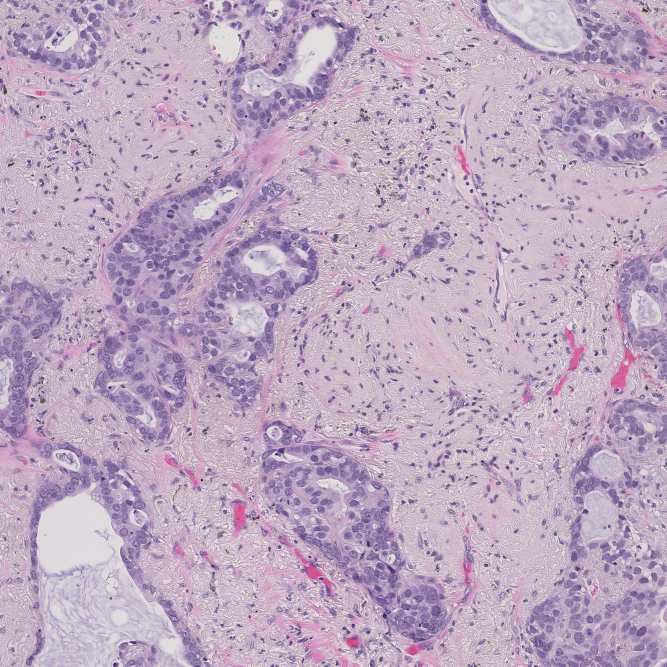
#> input picture target_gp.jpg, 2000 x 2000 px, given as the content of the folder s/xpan7/project/tcga_tnbc/public_train/background/tile_image, which was not available (shown at 1/3 size)
$ python image_patch_file.py
#> lines starting #> are read from the running program, lines starting #| are printed output that depends on the picture; pictures that were not available may be replaced by others from this repository, and a replacement may not be noted
import os
import random
import pathlib
import numpy as np
from PIL import Image
import math
from time import sleep
import cv2
from glob import glob


def read_img(data_file, label_file):    # to be checked with if file or path
#> called with data_file = '_only/target_gp.jpg'
    data = cv2.imread(data_file)
#> data is the input picture: shape (2000, 2000, 3); mean B, G, R 192.4, 168.7, 189.5
    labels = cv2.imread(label_file, 0)  # label is in .png format
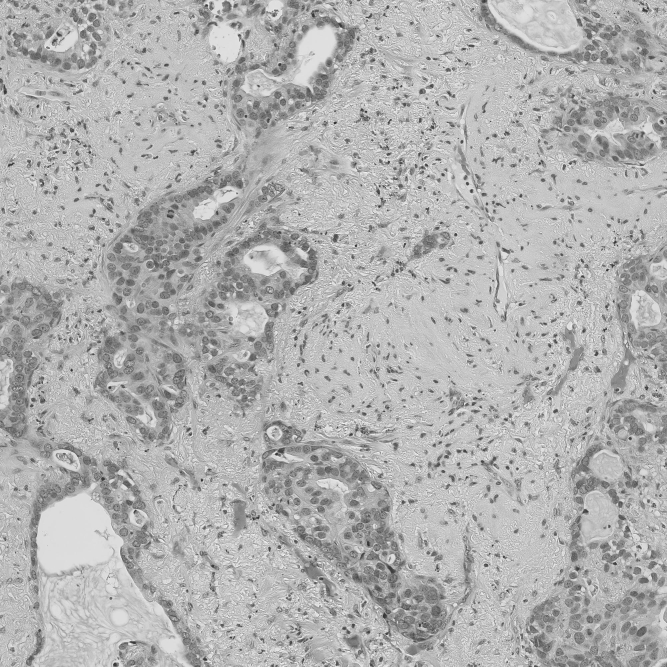
#> labels: shape (2000, 2000) (shown at 1/3 size); min 30, max 255, mean 177.6
    return data, labels

def get_label_file(data_file,label_path): #get mask with corresponding name
    data_file_name = os.path.basename(data_file)  #split path and get the last one, which is the file name
    label_file_name = data_file_name[:-4]+'.png'
    label_file = os.path.join(label_path, label_file_name)
    return label_file, data_file_name

def write_to_patch(patch_w, data_files, label_path, save_path):
    curr_data_file = data_files
    file_base_name = os.path.basename(data_files)
    #curr_label_file, file_base_name = get_label_file(curr_data_file,label_path)
    data, labels = read_img(curr_data_file, label_path)
    num_patch = extract_patches_img_label(data, labels, save_path, file_base_name, img_patch_h=patch_w, img_patch_w=patch_w, stride_h=patch_w, stride_w=patch_w, label_patch_h=patch_w, label_patch_w=patch_w)
    #print(num_patch)


def extract_patches_img_label(image, label, save_path, file_base_name, img_patch_h=384, img_patch_w=384, stride_h=384, stride_w=384, label_patch_h=384, label_patch_w=384):
#> called with file_base_name = 'target_gp.jpg', img_patch_h = 384, img_patch_w = 384, stride_h = 384, stride_w = 384, label_patch_h = 384, label_patch_w = 384
    if image.shape[0] < img_patch_h*0.75 or image.shape[1] < img_patch_w*0.75:
        print(file_base_name) #if any of them are less than 384*0.75, too small, don't need, remove

    elif max(image.shape[0], image.shape[1]) < img_patch_w*1.5:
        patch_img = image #if the max of  width and height are less than 384*1.5, then save the entire image, to avoid much overlapping in the dividing; also pass the long-shape images
        cv2.imwrite(os.path.join(save_path, 'image', str(image.shape[0])+'_'+str(image.shape[1])+'_'+file_base_name + '.png'), patch_img)
        mask = label
        cv2.imwrite(os.path.join(save_path, 'maskPng', 'mask_'+str(image.shape[0])+'_'+str(image.shape[1])+'_' + file_base_name + '.png'), mask)

    else:
        img_h = np.size(image, 0)
#> img_h = 2000
        img_w = np.size(image, 1)
#> img_w = 2000
        num_patches_img_h = math.ceil((img_h - img_patch_h) / stride_h) + 1
#> num_patches_img_h = 6
        num_patches_img_w = math.ceil((img_w - img_patch_w) / stride_w) + 1
#> num_patches_img_w = 6
        num_patches_img = num_patches_img_h*num_patches_img_w
#> num_patches_img = 36

        iter_tot = 0
        img_patches = np.zeros((num_patches_img, img_patch_h, img_patch_w, image.shape[2]), dtype=image.dtype)
        label_patches = np.zeros((num_patches_img, label_patch_h, label_patch_w), dtype=image.dtype)
        for h in range(int(math.ceil((img_h - img_patch_h) / stride_h) + 1)):
            for w in range(int(math.ceil((img_w - img_patch_w) / stride_w) + 1)):
                start_h = h * stride_h
                end_h = (h * stride_h) + img_patch_h
                start_w = w * stride_w
                end_w = (w * stride_w) + img_patch_w
                if end_h > img_h:
                    start_h = max(0, img_h - img_patch_h)
                    end_h = img_h

                if end_w > img_w:
                    start_w = max(0, img_w - img_patch_w)
                    end_w = img_w

                patch_img = image[start_h:end_h, start_w:end_w, :]
                cv2.imwrite(os.path.join(save_path, 'image', file_base_name+'_'+str(iter_tot) + '.png'), patch_img)
                mask = label[start_h:end_h, start_w:end_w]
                cv2.imwrite(os.path.join(save_path, 'maskPng', 'mask_' + file_base_name + '_' + str(iter_tot) + '.png'), mask)
                iter_tot += 1
#> this loop made 6 passes
#> pass 1, in extract_patches_img_label, `cv2.imwrite(os.path.join(save_path, 'image', file_base_name+'_'+str(it..`:
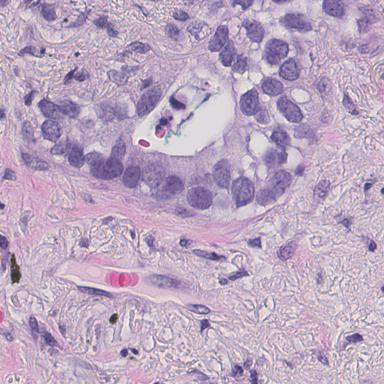
#> saved as target_gp.jpg_0.png: shape (384, 384, 3); mean B, G, R 192.2, 167.4, 187.6
#> pass 1, in extract_patches_img_label, `cv2.imwrite(os.path.join(save_path, 'maskPng', 'mask_' + file_base_nam..`:
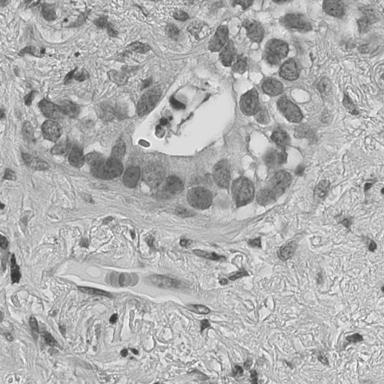
#> saved as mask_target_gp.jpg_0.png: shape (384, 384); min 49, max 255, mean 176.3
#> pass 1, in extract_patches_img_label, `cv2.imwrite(os.path.join(save_path, 'image', file_base_name+'_'+str(it..`:
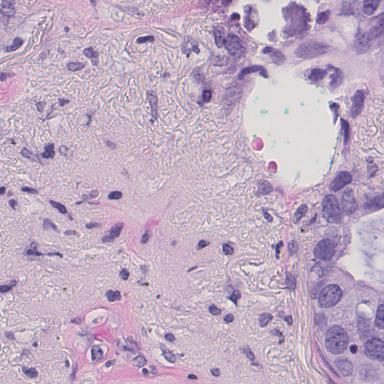
#> saved as target_gp.jpg_1.png: shape (384, 384, 3); mean B, G, R 194.8, 172.7, 193.1
#> pass 1, in extract_patches_img_label, `cv2.imwrite(os.path.join(save_path, 'maskPng', 'mask_' + file_base_nam..`:
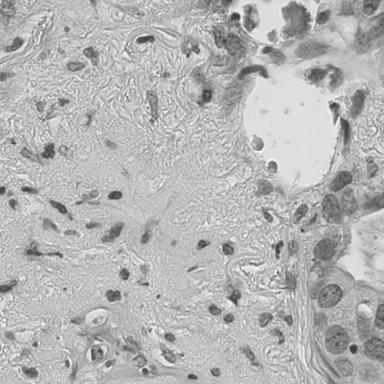
#> saved as mask_target_gp.jpg_1.png: shape (384, 384); min 53, max 255, mean 181.3
#> after the loop, iter_tot = 36

        return iter_tot


def run(opts_in):
    save_path = opts_in['save_path']
    data_path = opts_in['data_path']
    label_path = opts_in['label_path']

    if not os.path.exists(save_path):
        os.makedirs(save_path)
        os.makedirs(str(save_path) + '/image')
        os.makedirs(str(save_path) + '/maskPng')

    files = sorted(glob(os.path.join(data_path, '*.jpg')))
    for file in files:
        file_name = os.path.basename(file)[:-4]
        train_data = file
        label_path_sub = os.path.join(label_path, file_name+'.png')
        write_to_patch(384, data_files=train_data, label_path=label_path_sub, save_path=save_path)


if __name__ == '__main__':
    opts = {
        'save_path': pathlib.Path('/Volumes/xpan7/project/tcga_tnbc/public_train/background/patch384'),
        'data_path': pathlib.Path('/Volumes/xpan7/project/tcga_tnbc/public_train/background/tile_image'),  #main_file_path -> img_path
        'label_path': pathlib.Path('/Volumes/xpan7/project/tcga_tnbc/public_train/background/tile_mask'),

    }

    run(opts_in=opts)
